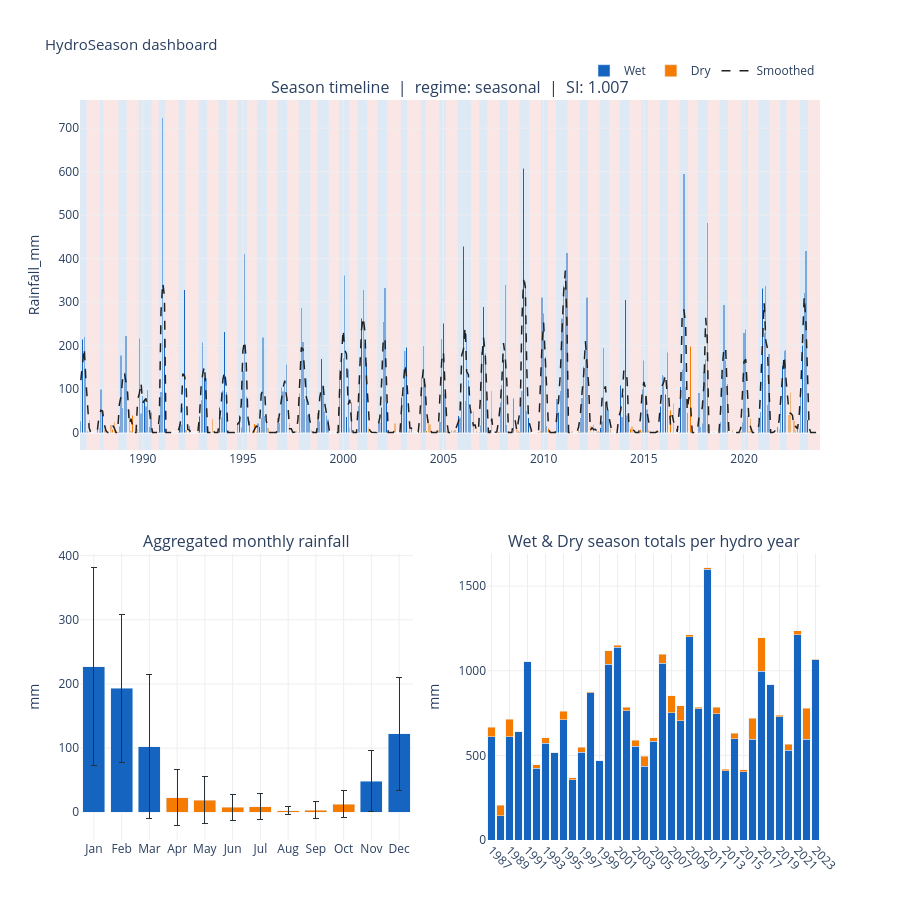

Notebook code for this chart:
### Code cell
from hydroseason.plot import plot_dashboard, show

# Composite dashboard: timeline + monthly rainfall + annual totals in one figure
show(plot_dashboard(artifacts))

### Figure 1 — Plotly figure (JSON) as saved in the notebook; plotly's stock layout.template omitted (floating-point values rounded to 4 significant figures; data arrays with more than 128 entries replaced by an {"elided": "..."} marker saying what was removed)
{"data": [{"hovertemplate": "<b>%{x|%b %Y}</b><br>Rainfall_mm: %{y:.1f}<br>Season: Wet<extra></extra>", "legendgroup": "Wet", "marker": {"color": "#1565C0"}, "name": "Wet", "showlegend": true, "type": "bar", "x": {"elided": "195 str values"}, "xaxis": "x", "y": {"elided": "195 float values"}, "yaxis": "y"}, {"hovertemplate": "<b>%{x|%b %Y}</b><br>Rainfall_mm: %{y:.1f}<br>Season: Dry<extra></extra>", "legendgroup": "Dry", "marker": {"color": "#F57C00"}, "name": "Dry", "showlegend": true, "type": "bar", "x": {"elided": "248 str values"}, "xaxis": "x", "y": {"elided": "248 float values"}, "yaxis": "y"}, {"hovertemplate": "<b>%{x|%b %Y}</b><br>Smoothed: %{y:.1f}<extra></extra>", "legendgroup": "Smoothed", "line": {"color": "#212121", "dash": "dash", "width": 1.5}, "mode": "lines", "name": "Smoothed", "type": "scatter", "x": {"elided": "443 str values"}, "xaxis": "x", "y": {"elided": "443 float values"}, "yaxis": "y"}, {"error_y": {"array": [154.2, 115.4, 112.6, 47.89, 88.4], "color": "#263238", "thickness": 1, "type": "data", "visible": true, "width": 3}, "hovertemplate": "<b>%{x}</b><br>Mean: %{y:.1f} mm<br>Std: %{error_y.array:.1f} mm<br>Season: Wet<extra></extra>", "legendgroup": "Wet-clim", "marker": {"color": "#1565C0"}, "name": "Wet (baseline)", "showlegend": false, "type": "bar", "x": ["Jan", "Feb", "Mar", "Nov", "Dec"], "xaxis": "x2", "y": [226.7, 192.9, 102.4, 48.42, 122.2], "yaxis": "y2"}, {"error_y": {"array": [43.73, 36.73, 20.32, 19.7, 6.161, 12.86, 20.64], "color": "#263238", "thickness": 1, "type": "data", "visible": true, "width": 3}, "hovertemplate": "<b>%{x}</b><br>Mean: %{y:.1f} mm<br>Std: %{error_y.array:.1f} mm<br>Season: Dry<extra></extra>", "legendgroup": "Dry-clim", "marker": {"color": "#F57C00"}, "name": "Dry (baseline)", "showlegend": false, "type": "bar", "x": ["Apr", "May", "Jun", "Jul", "Aug", "Sep", "Oct"], "xaxis": "x2", "y": [22.85, 19.05, 7.832, 8.924, 2.097, 3.546, 12.77], "yaxis": "y2"}, {"hovertemplate": "<b>%{x}</b><br>Wet: %{y:.0f} mm<extra></extra>", "legendgroup": "ann-wet", "marker": {"color": "#1565C0"}, "name": "Wet total", "showlegend": false, "type": "bar", "x": ["1987", "1988", "1989", "1990", "1991", "1992", "1993", "1994", "1995", "1996", "1997", "1998", "1999", "2000", "2001", "2002", "2003", "2004", "2005", "2006", "2007", "2008", "2009", "2010", "2011", "2012", "2013", "2014", "2015", "2016", "2017", "2018", "2019", "2020", "2021", "2022", "2023"], "xaxis": "x3", "y": [611, 142, 609.5, 641, 1054, 424, 573, 515.6, 710.5, 357.2, 518.9, 868.8, 469.4, 1038.0, 1138.0, 764, 555.3, 435.8, 583.3, 1045.0, 753.3, 704.7, 1202, 775.4, 1600.0, 744.8, 409.2, 598.9, 403, 595.6, 997.2, 916.5, 728, 529.6, 1212.0, 595, 1065.0], "yaxis": "y3"}, {"hovertemplate": "<b>%{x}</b><br>Dry: %{y:.0f} mm<extra></extra>", "legendgroup": "ann-dry", "marker": {"color": "#F57C00"}, "name": "Dry total", "showlegend": false, "type": "bar", "x": ["1987", "1988", "1989", "1990", "1991", "1992", "1993", "1994", "1995", "1996", "1997", "1998", "1999", "2000", "2001", "2002", "2003", "2004", "2005", "2006", "2007", "2008", "2009", "2010", "2011", "2012", "2013", "2014", "2015", "2016", "2017", "2018", "2019", "2020", "2021", "2022", "2023"], "xaxis": "x3", "y": [56, 63.7, 104.5, 0, 0, 22, 31.6, 0, 49, 10.6, 30.2, 6.2, 0, 81.2, 14, 21, 34.4, 58.8, 22, 52.8, 100.2, 87.7, 10.2, 10, 7.4, 40.9, 10, 30.8, 11.2, 123.4, 198.2, 0, 8.6, 35.8, 25.8, 185, 2], "yaxis": "y3"}], "layout": {"annotations": [{"font": {"size": 16}, "showarrow": false, "text": "Season timeline  |  regime: seasonal  |  SI: 1.007", "x": 0.5, "xanchor": "center", "xref": "paper", "y": 1, "yanchor": "bottom", "yref": "paper"}, {"font": {"size": 16}, "showarrow": false, "text": "Aggregated monthly rainfall", "x": 0.225, "xanchor": "center", "xref": "paper", "y": 0.387, "yanchor": "bottom", "yref": "paper"}, {"font": {"size": 16}, "showarrow": false, "text": "Wet & Dry season totals per hydro year", "x": 0.775, "xanchor": "center", "xref": "paper", "y": 0.387, "yanchor": "bottom", "yref": "paper"}], "barmode": "stack", "dragmode": "pan", "height": 900, "hoverlabel": {"bgcolor": "white"}, "legend": {"orientation": "h", "x": 1, "xanchor": "right", "y": 1.02, "yanchor": "bottom"}, "margin": {"b": 60, "t": 100}, "paper_bgcolor": "white", "plot_bgcolor": "white", "shapes": [{"line": {"color": "#757575", "dash": "dot", "width": 0.8}, "type": "line", "x0": "1987-11-16T00:00:00", "x1": "1987-11-16T00:00:00", "xref": "x", "y0": 0, "y1": 1, "yref": "y"}, {"line": {"color": "#757575", "dash": "dot", "width": 0.8}, "type": "line", "x0": "1988-10-16T12:00:00", "x1": "1988-10-16T12:00:00", "xref": "x", "y0": 0, "y1": 1, "yref": "y"}, {"line": {"color": "#757575", "dash": "dot", "width": 0.8}, "type": "line", "x0": "1989-10-16T12:00:00", "x1": "1989-10-16T12:00:00", "xref": "x", "y0": 0, "y1": 1, "yref": "y"}, {"line": {"color": "#757575", "dash": "dot", "width": 0.8}, "type": "line", "x0": "1990-10-16T12:00:00", "x1": "1990-10-16T12:00:00", "xref": "x", "y0": 0, "y1": 1, "yref": "y"}, {"line": {"color": "#757575", "dash": "dot", "width": 0.8}, "type": "line", "x0": "1991-10-16T12:00:00", "x1": "1991-10-16T12:00:00", "xref": "x", "y0": 0, "y1": 1, "yref": "y"}, {"line": {"color": "#757575", "dash": "dot", "width": 0.8}, "type": "line", "x0": "1992-10-16T12:00:00", "x1": "1992-10-16T12:00:00", "xref": "x", "y0": 0, "y1": 1, "yref": "y"}, {"line": {"color": "#757575", "dash": "dot", "width": 0.8}, "type": "line", "x0": "1993-10-16T12:00:00", "x1": "1993-10-16T12:00:00", "xref": "x", "y0": 0, "y1": 1, "yref": "y"}, {"line": {"color": "#757575", "dash": "dot", "width": 0.8}, "type": "line", "x0": "1994-09-16T00:00:00", "x1": "1994-09-16T00:00:00", "xref": "x", "y0": 0, "y1": 1, "yref": "y"}, {"line": {"color": "#757575", "dash": "dot", "width": 0.8}, "type": "line", "x0": "1995-09-16T00:00:00", "x1": "1995-09-16T00:00:00", "xref": "x", "y0": 0, "y1": 1, "yref": "y"}, {"line": {"color": "#757575", "dash": "dot", "width": 0.8}, "type": "line", "x0": "1996-09-16T00:00:00", "x1": "1996-09-16T00:00:00", "xref": "x", "y0": 0, "y1": 1, "yref": "y"}, {"line": {"color": "#757575", "dash": "dot", "width": 0.8}, "type": "line", "x0": "1997-10-16T12:00:00", "x1": "1997-10-16T12:00:00", "xref": "x", "y0": 0, "y1": 1, "yref": "y"}, {"line": {"color": "#757575", "dash": "dot", "width": 0.8}, "type": "line", "x0": "1998-09-16T00:00:00", "x1": "1998-09-16T00:00:00", "xref": "x", "y0": 0, "y1": 1, "yref": "y"}, {"line": {"color": "#757575", "dash": "dot", "width": 0.8}, "type": "line", "x0": "1999-10-16T12:00:00", "x1": "1999-10-16T12:00:00", "xref": "x", "y0": 0, "y1": 1, "yref": "y"}, {"line": {"color": "#757575", "dash": "dot", "width": 0.8}, "type": "line", "x0": "2000-09-16T00:00:00", "x1": "2000-09-16T00:00:00", "xref": "x", "y0": 0, "y1": 1, "yref": "y"}, {"line": {"color": "#757575", "dash": "dot", "width": 0.8}, "type": "line", "x0": "2001-09-16T00:00:00", "x1": "2001-09-16T00:00:00", "xref": "x", "y0": 0, "y1": 1, "yref": "y"}, {"line": {"color": "#757575", "dash": "dot", "width": 0.8}, "type": "line", "x0": "2002-11-16T00:00:00", "x1": "2002-11-16T00:00:00", "xref": "x", "y0": 0, "y1": 1, "yref": "y"}, {"line": {"color": "#757575", "dash": "dot", "width": 0.8}, "type": "line", "x0": "2003-11-16T00:00:00", "x1": "2003-11-16T00:00:00", "xref": "x", "y0": 0, "y1": 1, "yref": "y"}, {"line": {"color": "#757575", "dash": "dot", "width": 0.8}, "type": "line", "x0": "2004-10-16T12:00:00", "x1": "2004-10-16T12:00:00", "xref": "x", "y0": 0, "y1": 1, "yref": "y"}, {"line": {"color": "#757575", "dash": "dot", "width": 0.8}, "type": "line", "x0": "2005-09-16T00:00:00", "x1": "2005-09-16T00:00:00", "xref": "x", "y0": 0, "y1": 1, "yref": "y"}, {"line": {"color": "#757575", "dash": "dot", "width": 0.8}, "type": "line", "x0": "2006-10-16T12:00:00", "x1": "2006-10-16T12:00:00", "xref": "x", "y0": 0, "y1": 1, "yref": "y"}, {"line": {"color": "#757575", "dash": "dot", "width": 0.8}, "type": "line", "x0": "2007-10-16T12:00:00", "x1": "2007-10-16T12:00:00", "xref": "x", "y0": 0, "y1": 1, "yref": "y"}, {"line": {"color": "#757575", "dash": "dot", "width": 0.8}, "type": "line", "x0": "2008-10-16T12:00:00", "x1": "2008-10-16T12:00:00", "xref": "x", "y0": 0, "y1": 1, "yref": "y"}, {"line": {"color": "#757575", "dash": "dot", "width": 0.8}, "type": "line", "x0": "2009-11-16T00:00:00", "x1": "2009-11-16T00:00:00", "xref": "x", "y0": 0, "y1": 1, "yref": "y"}, {"line": {"color": "#757575", "dash": "dot", "width": 0.8}, "type": "line", "x0": "2010-08-16T12:00:00", "x1": "2010-08-16T12:00:00", "xref": "x", "y0": 0, "y1": 1, "yref": "y"}, {"line": {"color": "#757575", "dash": "dot", "width": 0.8}, "type": "line", "x0": "2011-10-16T12:00:00", "x1": "2011-10-16T12:00:00", "xref": "x", "y0": 0, "y1": 1, "yref": "y"}, {"line": {"color": "#757575", "dash": "dot", "width": 0.8}, "type": "line", "x0": "2012-10-16T12:00:00", "x1": "2012-10-16T12:00:00", "xref": "x", "y0": 0, "y1": 1, "yref": "y"}, {"line": {"color": "#757575", "dash": "dot", "width": 0.8}, "type": "line", "x0": "2013-10-16T12:00:00", "x1": "2013-10-16T12:00:00", "xref": "x", "y0": 0, "y1": 1, "yref": "y"}, {"line": {"color": "#757575", "dash": "dot", "width": 0.8}, "type": "line", "x0": "2014-11-16T00:00:00", "x1": "2014-11-16T00:00:00", "xref": "x", "y0": 0, "y1": 1, "yref": "y"}, {"line": {"color": "#757575", "dash": "dot", "width": 0.8}, "type": "line", "x0": "2015-10-16T12:00:00", "x1": "2015-10-16T12:00:00", "xref": "x", "y0": 0, "y1": 1, "yref": "y"}, {"line": {"color": "#757575", "dash": "dot", "width": 0.8}, "type": "line", "x0": "2016-10-16T12:00:00", "x1": "2016-10-16T12:00:00", "xref": "x", "y0": 0, "y1": 1, "yref": "y"}, {"line": {"color": "#757575", "dash": "dot", "width": 0.8}, "type": "line", "x0": "2017-09-16T00:00:00", "x1": "2017-09-16T00:00:00", "xref": "x", "y0": 0, "y1": 1, "yref": "y"}, {"line": {"color": "#757575", "dash": "dot", "width": 0.8}, "type": "line", "x0": "2018-10-16T12:00:00", "x1": "2018-10-16T12:00:00", "xref": "x", "y0": 0, "y1": 1, "yref": "y"}, {"line": {"color": "#757575", "dash": "dot", "width": 0.8}, "type": "line", "x0": "2019-11-16T00:00:00", "x1": "2019-11-16T00:00:00", "xref": "x", "y0": 0, "y1": 1, "yref": "y"}, {"line": {"color": "#757575", "dash": "dot", "width": 0.8}, "type": "line", "x0": "2020-09-16T00:00:00", "x1": "2020-09-16T00:00:00", "xref": "x", "y0": 0, "y1": 1, "yref": "y"}, {"line": {"color": "#757575", "dash": "dot", "width": 0.8}, "type": "line", "x0": "2021-10-16T12:00:00", "x1": "2021-10-16T12:00:00", "xref": "x", "y0": 0, "y1": 1, "yref": "y"}, {"line": {"color": "#757575", "dash": "dot", "width": 0.8}, "type": "line", "x0": "2022-10-16T12:00:00", "x1": "2022-10-16T12:00:00", "xref": "x", "y0": 0, "y1": 1, "yref": "y"}, {"fillcolor": "rgba(21, 101, 192, 0.14)", "layer": "below", "line": {"width": 0}, "type": "rect", "x0": "1986-11-15T12:00:00", "x1": "1987-03-16T12:00:00", "xref": "x", "y0": 0, "y1": 1, "yref": "y domain"}, {"fillcolor": "rgba(229, 115, 115, 0.18)", "layer": "below", "line": {"width": 0}, "type": "rect", "x0": "1987-03-16T12:00:00", "x1": "1987-11-16T00:00:00", "xref": "x", "y0": 0, "y1": 1, "yref": "y domain"}, {"fillcolor": "rgba(21, 101, 192, 0.14)", "layer": "below", "line": {"width": 0}, "type": "rect", "x0": "1987-11-16T00:00:00", "x1": "1988-01-16T12:00:00", "xref": "x", "y0": 0, "y1": 1, "yref": "y domain"}, {"fillcolor": "rgba(229, 115, 115, 0.18)", "layer": "below", "line": {"width": 0}, "type": "rect", "x0": "1988-01-16T12:00:00", "x1": "1988-10-16T12:00:00", "xref": "x", "y0": 0, "y1": 1, "yref": "y domain"}, {"fillcolor": "rgba(21, 101, 192, 0.14)", "layer": "below", "line": {"width": 0}, "type": "rect", "x0": "1988-10-16T12:00:00", "x1": "1989-03-16T12:00:00", "xref": "x", "y0": 0, "y1": 1, "yref": "y domain"}, {"fillcolor": "rgba(229, 115, 115, 0.18)", "layer": "below", "line": {"width": 0}, "type": "rect", "x0": "1989-03-16T12:00:00", "x1": "1989-10-16T12:00:00", "xref": "x", "y0": 0, "y1": 1, "yref": "y domain"}, {"fillcolor": "rgba(21, 101, 192, 0.14)", "layer": "below", "line": {"width": 0}, "type": "rect", "x0": "1989-10-16T12:00:00", "x1": "1990-06-16T00:00:00", "xref": "x", "y0": 0, "y1": 1, "yref": "y domain"}, {"fillcolor": "rgba(229, 115, 115, 0.18)", "layer": "below", "line": {"width": 0}, "type": "rect", "x0": "1990-06-16T00:00:00", "x1": "1990-10-16T12:00:00", "xref": "x", "y0": 0, "y1": 1, "yref": "y domain"}, {"fillcolor": "rgba(21, 101, 192, 0.14)", "layer": "below", "line": {"width": 0}, "type": "rect", "x0": "1990-10-16T12:00:00", "x1": "1991-02-15T00:00:00", "xref": "x", "y0": 0, "y1": 1, "yref": "y domain"}, {"fillcolor": "rgba(229, 115, 115, 0.18)", "layer": "below", "line": {"width": 0}, "type": "rect", "x0": "1991-02-15T00:00:00", "x1": "1991-10-16T12:00:00", "xref": "x", "y0": 0, "y1": 1, "yref": "y domain"}, {"fillcolor": "rgba(21, 101, 192, 0.14)", "layer": "below", "line": {"width": 0}, "type": "rect", "x0": "1991-10-16T12:00:00", "x1": "1992-02-15T12:00:00", "xref": "x", "y0": 0, "y1": 1, "yref": "y domain"}, {"fillcolor": "rgba(229, 115, 115, 0.18)", "layer": "below", "line": {"width": 0}, "type": "rect", "x0": "1992-02-15T12:00:00", "x1": "1992-10-16T12:00:00", "xref": "x", "y0": 0, "y1": 1, "yref": "y domain"}, {"fillcolor": "rgba(21, 101, 192, 0.14)", "layer": "below", "line": {"width": 0}, "type": "rect", "x0": "1992-10-16T12:00:00", "x1": "1993-03-16T12:00:00", "xref": "x", "y0": 0, "y1": 1, "yref": "y domain"}, {"fillcolor": "rgba(229, 115, 115, 0.18)", "layer": "below", "line": {"width": 0}, "type": "rect", "x0": "1993-03-16T12:00:00", "x1": "1993-10-16T12:00:00", "xref": "x", "y0": 0, "y1": 1, "yref": "y domain"}, {"fillcolor": "rgba(21, 101, 192, 0.14)", "layer": "below", "line": {"width": 0}, "type": "rect", "x0": "1993-10-16T12:00:00", "x1": "1994-03-16T12:00:00", "xref": "x", "y0": 0, "y1": 1, "yref": "y domain"}, {"fillcolor": "rgba(229, 115, 115, 0.18)", "layer": "below", "line": {"width": 0}, "type": "rect", "x0": "1994-03-16T12:00:00", "x1": "1994-09-16T00:00:00", "xref": "x", "y0": 0, "y1": 1, "yref": "y domain"}, {"fillcolor": "rgba(21, 101, 192, 0.14)", "layer": "below", "line": {"width": 0}, "type": "rect", "x0": "1994-09-16T00:00:00", "x1": "1995-03-16T12:00:00", "xref": "x", "y0": 0, "y1": 1, "yref": "y domain"}, {"fillcolor": "rgba(229, 115, 115, 0.18)", "layer": "below", "line": {"width": 0}, "type": "rect", "x0": "1995-03-16T12:00:00", "x1": "1995-09-16T00:00:00", "xref": "x", "y0": 0, "y1": 1, "yref": "y domain"}, {"fillcolor": "rgba(21, 101, 192, 0.14)", "layer": "below", "line": {"width": 0}, "type": "rect", "x0": "1995-09-16T00:00:00", "x1": "1996-03-16T12:00:00", "xref": "x", "y0": 0, "y1": 1, "yref": "y domain"}, {"fillcolor": "rgba(229, 115, 115, 0.18)", "layer": "below", "line": {"width": 0}, "type": "rect", "x0": "1996-03-16T12:00:00", "x1": "1996-09-16T00:00:00", "xref": "x", "y0": 0, "y1": 1, "yref": "y domain"}, {"fillcolor": "rgba(21, 101, 192, 0.14)", "layer": "below", "line": {"width": 0}, "type": "rect", "x0": "1996-09-16T00:00:00", "x1": "1997-03-16T12:00:00", "xref": "x", "y0": 0, "y1": 1, "yref": "y domain"}, {"fillcolor": "rgba(229, 115, 115, 0.18)", "layer": "below", "line": {"width": 0}, "type": "rect", "x0": "1997-03-16T12:00:00", "x1": "1997-10-16T12:00:00", "xref": "x", "y0": 0, "y1": 1, "yref": "y domain"}, {"fillcolor": "rgba(21, 101, 192, 0.14)", "layer": "below", "line": {"width": 0}, "type": "rect", "x0": "1997-10-16T12:00:00", "x1": "1998-05-16T12:00:00", "xref": "x", "y0": 0, "y1": 1, "yref": "y domain"}, {"fillcolor": "rgba(229, 115, 115, 0.18)", "layer": "below", "line": {"width": 0}, "type": "rect", "x0": "1998-05-16T12:00:00", "x1": "1998-09-16T00:00:00", "xref": "x", "y0": 0, "y1": 1, "yref": "y domain"}, {"fillcolor": "rgba(21, 101, 192, 0.14)", "layer": "below", "line": {"width": 0}, "type": "rect", "x0": "1998-09-16T00:00:00", "x1": "1999-04-16T00:00:00", "xref": "x", "y0": 0, "y1": 1, "yref": "y domain"}, {"fillcolor": "rgba(229, 115, 115, 0.18)", "layer": "below", "line": {"width": 0}, "type": "rect", "x0": "1999-04-16T00:00:00", "x1": "1999-10-16T12:00:00", "xref": "x", "y0": 0, "y1": 1, "yref": "y domain"}, {"fillcolor": "rgba(21, 101, 192, 0.14)", "layer": "below", "line": {"width": 0}, "type": "rect", "x0": "1999-10-16T12:00:00", "x1": "2000-04-16T00:00:00", "xref": "x", "y0": 0, "y1": 1, "yref": "y domain"}, {"fillcolor": "rgba(229, 115, 115, 0.18)", "layer": "below", "line": {"width": 0}, "type": "rect", "x0": "2000-04-16T00:00:00", "x1": "2000-09-16T00:00:00", "xref": "x", "y0": 0, "y1": 1, "yref": "y domain"}, {"fillcolor": "rgba(21, 101, 192, 0.14)", "layer": "below", "line": {"width": 0}, "type": "rect", "x0": "2000-09-16T00:00:00", "x1": "2001-03-16T12:00:00", "xref": "x", "y0": 0, "y1": 1, "yref": "y domain"}, {"fillcolor": "rgba(229, 115, 115, 0.18)", "layer": "below", "line": {"width": 0}, "type": "rect", "x0": "2001-03-16T12:00:00", "x1": "2001-09-16T00:00:00", "xref": "x", "y0": 0, "y1": 1, "yref": "y domain"}, {"fillcolor": "rgba(21, 101, 192, 0.14)", "layer": "below", "line": {"width": 0}, "type": "rect", "x0": "2001-09-16T00:00:00", "x1": "2002-03-16T12:00:00", "xref": "x", "y0": 0, "y1": 1, "yref": "y domain"}, {"fillcolor": "rgba(229, 115, 115, 0.18)", "layer": "below", "line": {"width": 0}, "type": "rect", "x0": "2002-03-16T12:00:00", "x1": "2002-11-16T00:00:00", "xref": "x", "y0": 0, "y1": 1, "yref": "y domain"}, {"fillcolor": "rgba(21, 101, 192, 0.14)", "layer": "below", "line": {"width": 0}, "type": "rect", "x0": "2002-11-16T00:00:00", "x1": "2003-03-16T12:00:00", "xref": "x", "y0": 0, "y1": 1, "yref": "y domain"}, {"fillcolor": "rgba(229, 115, 115, 0.18)", "layer": "below", "line": {"width": 0}, "type": "rect", "x0": "2003-03-16T12:00:00", "x1": "2003-11-16T00:00:00", "xref": "x", "y0": 0, "y1": 1, "yref": "y domain"}, {"fillcolor": "rgba(21, 101, 192, 0.14)", "layer": "below", "line": {"width": 0}, "type": "rect", "x0": "2003-11-16T00:00:00", "x1": "2004-02-15T12:00:00", "xref": "x", "y0": 0, "y1": 1, "yref": "y domain"}, {"fillcolor": "rgba(229, 115, 115, 0.18)", "layer": "below", "line": {"width": 0}, "type": "rect", "x0": "2004-02-15T12:00:00", "x1": "2004-10-16T12:00:00", "xref": "x", "y0": 0, "y1": 1, "yref": "y domain"}, {"fillcolor": "rgba(21, 101, 192, 0.14)", "layer": "below", "line": {"width": 0}, "type": "rect", "x0": "2004-10-16T12:00:00", "x1": "2005-02-15T00:00:00", "xref": "x", "y0": 0, "y1": 1, "yref": "y domain"}, {"fillcolor": "rgba(229, 115, 115, 0.18)", "layer": "below", "line": {"width": 0}, "type": "rect", "x0": "2005-02-15T00:00:00", "x1": "2005-09-16T00:00:00", "xref": "x", "y0": 0, "y1": 1, "yref": "y domain"}, {"fillcolor": "rgba(21, 101, 192, 0.14)", "layer": "below", "line": {"width": 0}, "type": "rect", "x0": "2005-09-16T00:00:00", "x1": "2006-05-16T12:00:00", "xref": "x", "y0": 0, "y1": 1, "yref": "y domain"}, {"fillcolor": "rgba(229, 115, 115, 0.18)", "layer": "below", "line": {"width": 0}, "type": "rect", "x0": "2006-05-16T12:00:00", "x1": "2006-10-16T12:00:00", "xref": "x", "y0": 0, "y1": 1, "yref": "y domain"}, {"fillcolor": "rgba(21, 101, 192, 0.14)", "layer": "below", "line": {"width": 0}, "type": "rect", "x0": "2006-10-16T12:00:00", "x1": "2007-03-16T12:00:00", "xref": "x", "y0": 0, "y1": 1, "yref": "y domain"}, {"fillcolor": "rgba(229, 115, 115, 0.18)", "layer": "below", "line": {"width": 0}, "type": "rect", "x0": "2007-03-16T12:00:00", "x1": "2007-10-16T12:00:00", "xref": "x", "y0": 0, "y1": 1, "yref": "y domain"}, {"fillcolor": "rgba(21, 101, 192, 0.14)", "layer": "below", "line": {"width": 0}, "type": "rect", "x0": "2007-10-16T12:00:00", "x1": "2008-03-16T12:00:00", "xref": "x", "y0": 0, "y1": 1, "yref": "y domain"}, {"fillcolor": "rgba(229, 115, 115, 0.18)", "layer": "below", "line": {"width": 0}, "type": "rect", "x0": "2008-03-16T12:00:00", "x1": "2008-10-16T12:00:00", "xref": "x", "y0": 0, "y1": 1, "yref": "y domain"}, {"fillcolor": "rgba(21, 101, 192, 0.14)", "layer": "below", "line": {"width": 0}, "type": "rect", "x0": "2008-10-16T12:00:00", "x1": "2009-04-16T00:00:00", "xref": "x", "y0": 0, "y1": 1, "yref": "y domain"}, {"fillcolor": "rgba(229, 115, 115, 0.18)", "layer": "below", "line": {"width": 0}, "type": "rect", "x0": "2009-04-16T00:00:00", "x1": "2009-11-16T00:00:00", "xref": "x", "y0": 0, "y1": 1, "yref": "y domain"}, {"fillcolor": "rgba(21, 101, 192, 0.14)", "layer": "below", "line": {"width": 0}, "type": "rect", "x0": "2009-11-16T00:00:00", "x1": "2010-03-16T12:00:00", "xref": "x", "y0": 0, "y1": 1, "yref": "y domain"}, {"fillcolor": "rgba(229, 115, 115, 0.18)", "layer": "below", "line": {"width": 0}, "type": "rect", "x0": "2010-03-16T12:00:00", "x1": "2010-08-16T12:00:00", "xref": "x", "y0": 0, "y1": 1, "yref": "y domain"}, {"fillcolor": "rgba(21, 101, 192, 0.14)", "layer": "below", "line": {"width": 0}, "type": "rect", "x0": "2010-08-16T12:00:00", "x1": "2011-03-16T12:00:00", "xref": "x", "y0": 0, "y1": 1, "yref": "y domain"}, {"fillcolor": "rgba(229, 115, 115, 0.18)", "layer": "below", "line": {"width": 0}, "type": "rect", "x0": "2011-03-16T12:00:00", "x1": "2011-10-16T12:00:00", "xref": "x", "y0": 0, "y1": 1, "yref": "y domain"}, {"fillcolor": "rgba(21, 101, 192, 0.14)", "layer": "below", "line": {"width": 0}, "type": "rect", "x0": "2011-10-16T12:00:00", "x1": "2012-03-16T12:00:00", "xref": "x", "y0": 0, "y1": 1, "yref": "y domain"}, {"fillcolor": "rgba(229, 115, 115, 0.18)", "layer": "below", "line": {"width": 0}, "type": "rect", "x0": "2012-03-16T12:00:00", "x1": "2012-10-16T12:00:00", "xref": "x", "y0": 0, "y1": 1, "yref": "y domain"}, {"fillcolor": "rgba(21, 101, 192, 0.14)", "layer": "below", "line": {"width": 0}, "type": "rect", "x0": "2012-10-16T12:00:00", "x1": "2013-04-16T00:00:00", "xref": "x", "y0": 0, "y1": 1, "yref": "y domain"}, {"fillcolor": "rgba(229, 115, 115, 0.18)", "layer": "below", "line": {"width": 0}, "type": "rect", "x0": "2013-04-16T00:00:00", "x1": "2013-10-16T12:00:00", "xref": "x", "y0": 0, "y1": 1, "yref": "y domain"}, {"fillcolor": "rgba(21, 101, 192, 0.14)", "layer": "below", "line": {"width": 0}, "type": "rect", "x0": "2013-10-16T12:00:00", "x1": "2014-04-16T00:00:00", "xref": "x", "y0": 0, "y1": 1, "yref": "y domain"}, {"fillcolor": "rgba(229, 115, 115, 0.18)", "layer": "below", "line": {"width": 0}, "type": "rect", "x0": "2014-04-16T00:00:00", "x1": "2014-11-16T00:00:00", "xref": "x", "y0": 0, "y1": 1, "yref": "y domain"}, {"fillcolor": "rgba(21, 101, 192, 0.14)", "layer": "below", "line": {"width": 0}, "type": "rect", "x0": "2014-11-16T00:00:00", "x1": "2015-03-16T12:00:00", "xref": "x", "y0": 0, "y1": 1, "yref": "y domain"}, {"fillcolor": "rgba(229, 115, 115, 0.18)", "layer": "below", "line": {"width": 0}, "type": "rect", "x0": "2015-03-16T12:00:00", "x1": "2015-10-16T12:00:00", "xref": "x", "y0": 0, "y1": 1, "yref": "y domain"}, {"fillcolor": "rgba(21, 101, 192, 0.14)", "layer": "below", "line": {"width": 0}, "type": "rect", "x0": "2015-10-16T12:00:00", "x1": "2016-03-16T12:00:00", "xref": "x", "y0": 0, "y1": 1, "yref": "y domain"}, {"fillcolor": "rgba(229, 115, 115, 0.18)", "layer": "below", "line": {"width": 0}, "type": "rect", "x0": "2016-03-16T12:00:00", "x1": "2016-10-16T12:00:00", "xref": "x", "y0": 0, "y1": 1, "yref": "y domain"}, {"fillcolor": "rgba(21, 101, 192, 0.14)", "layer": "below", "line": {"width": 0}, "type": "rect", "x0": "2016-10-16T12:00:00", "x1": "2017-03-16T12:00:00", "xref": "x", "y0": 0, "y1": 1, "yref": "y domain"}, {"fillcolor": "rgba(229, 115, 115, 0.18)", "layer": "below", "line": {"width": 0}, "type": "rect", "x0": "2017-03-16T12:00:00", "x1": "2017-09-16T00:00:00", "xref": "x", "y0": 0, "y1": 1, "yref": "y domain"}, {"fillcolor": "rgba(21, 101, 192, 0.14)", "layer": "below", "line": {"width": 0}, "type": "rect", "x0": "2017-09-16T00:00:00", "x1": "2018-03-16T12:00:00", "xref": "x", "y0": 0, "y1": 1, "yref": "y domain"}, {"fillcolor": "rgba(229, 115, 115, 0.18)", "layer": "below", "line": {"width": 0}, "type": "rect", "x0": "2018-03-16T12:00:00", "x1": "2018-10-16T12:00:00", "xref": "x", "y0": 0, "y1": 1, "yref": "y domain"}, {"fillcolor": "rgba(21, 101, 192, 0.14)", "layer": "below", "line": {"width": 0}, "type": "rect", "x0": "2018-10-16T12:00:00", "x1": "2019-03-16T12:00:00", "xref": "x", "y0": 0, "y1": 1, "yref": "y domain"}, {"fillcolor": "rgba(229, 115, 115, 0.18)", "layer": "below", "line": {"width": 0}, "type": "rect", "x0": "2019-03-16T12:00:00", "x1": "2019-11-16T00:00:00", "xref": "x", "y0": 0, "y1": 1, "yref": "y domain"}, {"fillcolor": "rgba(21, 101, 192, 0.14)", "layer": "below", "line": {"width": 0}, "type": "rect", "x0": "2019-11-16T00:00:00", "x1": "2020-03-16T12:00:00", "xref": "x", "y0": 0, "y1": 1, "yref": "y domain"}, {"fillcolor": "rgba(229, 115, 115, 0.18)", "layer": "below", "line": {"width": 0}, "type": "rect", "x0": "2020-03-16T12:00:00", "x1": "2020-09-16T00:00:00", "xref": "x", "y0": 0, "y1": 1, "yref": "y domain"}, {"fillcolor": "rgba(21, 101, 192, 0.14)", "layer": "below", "line": {"width": 0}, "type": "rect", "x0": "2020-09-16T00:00:00", "x1": "2021-04-16T00:00:00", "xref": "x", "y0": 0, "y1": 1, "yref": "y domain"}, {"fillcolor": "rgba(229, 115, 115, 0.18)", "layer": "below", "line": {"width": 0}, "type": "rect", "x0": "2021-04-16T00:00:00", "x1": "2021-10-16T12:00:00", "xref": "x", "y0": 0, "y1": 1, "yref": "y domain"}, {"fillcolor": "rgba(21, 101, 192, 0.14)", "layer": "below", "line": {"width": 0}, "type": "rect", "x0": "2021-10-16T12:00:00", "x1": "2022-02-15T00:00:00", "xref": "x", "y0": 0, "y1": 1, "yref": "y domain"}, {"fillcolor": "rgba(229, 115, 115, 0.18)", "layer": "below", "line": {"width": 0}, "type": "rect", "x0": "2022-02-15T00:00:00", "x1": "2022-10-16T12:00:00", "xref": "x", "y0": 0, "y1": 1, "yref": "y domain"}, {"fillcolor": "rgba(21, 101, 192, 0.14)", "layer": "below", "line": {"width": 0}, "type": "rect", "x0": "2022-10-16T12:00:00", "x1": "2023-03-16T12:00:00", "xref": "x", "y0": 0, "y1": 1, "yref": "y domain"}, {"fillcolor": "rgba(229, 115, 115, 0.18)", "layer": "below", "line": {"width": 0}, "type": "rect", "x0": "2023-03-16T12:00:00", "x1": "2023-10-16T00:00:00", "xref": "x", "y0": 0, "y1": 1, "yref": "y domain"}], "title": {"font": {"size": 15}, "text": "HydroSeason dashboard"}, "xaxis": {"anchor": "y", "domain": [0, 1], "gridcolor": "#EEEEEE", "showgrid": true}, "xaxis2": {"anchor": "y2", "categoryarray": ["Jan", "Feb", "Mar", "Apr", "May", "Jun", "Jul", "Aug", "Sep", "Oct", "Nov", "Dec"], "categoryorder": "array", "domain": [0, 0.45], "gridcolor": "#EEEEEE", "showgrid": true}, "xaxis3": {"anchor": "y3", "domain": [0.55, 1], "gridcolor": "#EEEEEE", "showgrid": true, "tickangle": 45}, "yaxis": {"anchor": "x", "domain": [0.527, 1], "gridcolor": "#EEEEEE", "showgrid": true, "title": {"text": "Rainfall_mm"}}, "yaxis2": {"anchor": "x2", "domain": [0, 0.387], "gridcolor": "#EEEEEE", "showgrid": true, "title": {"text": "mm"}}, "yaxis3": {"anchor": "x3", "domain": [0, 0.387], "gridcolor": "#EEEEEE", "showgrid": true, "title": {"text": "mm"}}}}
